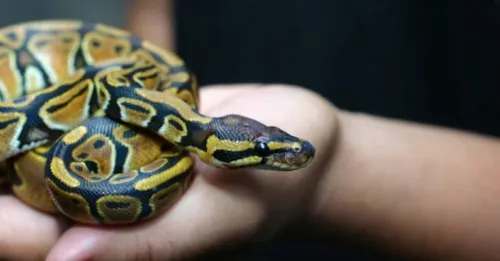
#> input picture saved.webp, 500 x 261 px
$ jupyter execute resized.ipynb
#> lines starting #> are read from the running program, lines starting #| are printed output that depends on the picture
[cell 1]
import cv2
image = cv2.imread("saved.webp")
#> image is the input picture: shape (261, 500, 3); mean B, G, R 76.9, 87.5, 93

if image is None:
    print("end==> Image not found or unable to load.")
else:
    print("Image loaded successfully.")

resized = cv2.resize(image, (100,100))
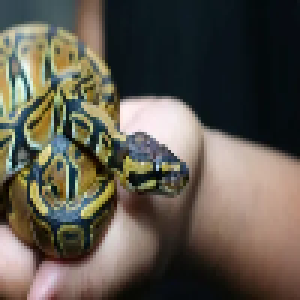
#> resized: shape (100, 100, 3) (shown 3 times larger); mean B, G, R 76.9, 87.4, 92.9

cv2.imshow("Resized Image", resized)
cv2.imshow("Original Image", image)

cv2.waitKey(0)
cv2.destroyAllWindows()
